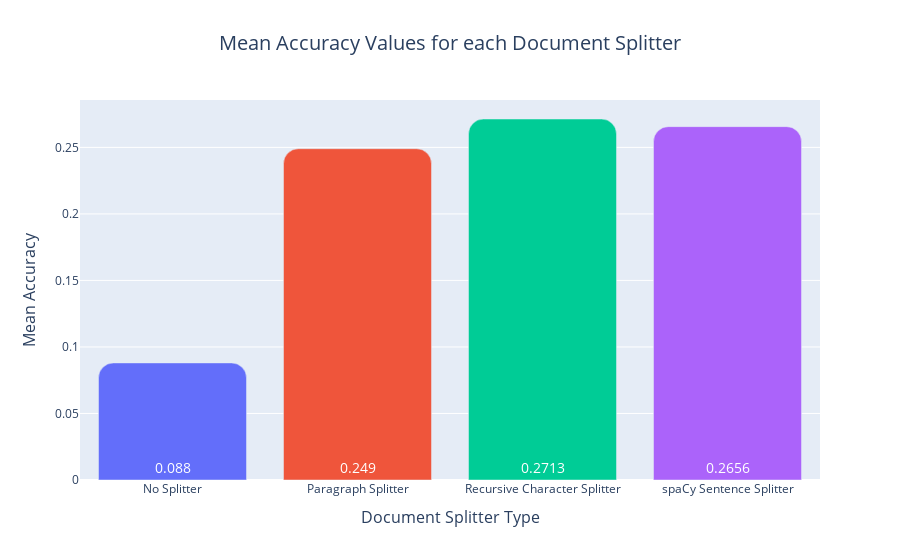

Write notebook code for a chart like this one.
### Code cell
world_med_qa_v_plot_helpers.display_bar_chart_on_best_mean_accuracy_results(
    mean_accuracy_values=mean_accuracy_values,
    title="Mean Accuracy Values for each Document Splitter"
)

### Figure 1 — Plotly figure (JSON) as saved in the notebook; plotly's stock layout.template omitted (floating-point values rounded to 4 significant figures)
{"data": [{"alignmentgroup": "True", "hovertemplate": "<b>Splitter:</b> %{x}<br><b>Accuracy:</b> %{y:.2%}<extra></extra>", "insidetextanchor": "start", "legendgroup": "No Splitter", "marker": {"color": "#636efa", "pattern": {"shape": ""}}, "name": "No Splitter", "offsetgroup": "No Splitter", "orientation": "v", "showlegend": true, "text": [0.088], "textfont": {"color": "white", "size": 14}, "textposition": "inside", "type": "bar", "x": ["No Splitter"], "xaxis": "x", "y": [0.088], "yaxis": "y"}, {"alignmentgroup": "True", "hovertemplate": "<b>Splitter:</b> %{x}<br><b>Accuracy:</b> %{y:.2%}<extra></extra>", "insidetextanchor": "start", "legendgroup": "Paragraph Splitter", "marker": {"color": "#EF553B", "pattern": {"shape": ""}}, "name": "Paragraph Splitter", "offsetgroup": "Paragraph Splitter", "orientation": "v", "showlegend": true, "text": [0.249], "textfont": {"color": "white", "size": 14}, "textposition": "inside", "type": "bar", "x": ["Paragraph Splitter"], "xaxis": "x", "y": [0.249], "yaxis": "y"}, {"alignmentgroup": "True", "hovertemplate": "<b>Splitter:</b> %{x}<br><b>Accuracy:</b> %{y:.2%}<extra></extra>", "insidetextanchor": "start", "legendgroup": "Recursive Character Splitter", "marker": {"color": "#00cc96", "pattern": {"shape": ""}}, "name": "Recursive Character Splitter", "offsetgroup": "Recursive Character Splitter", "orientation": "v", "showlegend": true, "text": [0.2713], "textfont": {"color": "white", "size": 14}, "textposition": "inside", "type": "bar", "x": ["Recursive Character Splitter"], "xaxis": "x", "y": [0.2713], "yaxis": "y"}, {"alignmentgroup": "True", "hovertemplate": "<b>Splitter:</b> %{x}<br><b>Accuracy:</b> %{y:.2%}<extra></extra>", "insidetextanchor": "start", "legendgroup": "spaCy Sentence Splitter", "marker": {"color": "#ab63fa", "pattern": {"shape": ""}}, "name": "spaCy Sentence Splitter", "offsetgroup": "spaCy Sentence Splitter", "orientation": "v", "showlegend": true, "text": [0.2656], "textfont": {"color": "white", "size": 14}, "textposition": "inside", "type": "bar", "x": ["spaCy Sentence Splitter"], "xaxis": "x", "y": [0.2656], "yaxis": "y"}], "layout": {"barcornerradius": 15, "bargap": 0.2, "barmode": "relative", "legend": {"title": {"text": "Splitter"}, "tracegroupgap": 0}, "margin": {"t": 100}, "showlegend": false, "title": {"font": {"size": 20}, "text": "Mean Accuracy Values for each Document Splitter", "x": 0.5}, "xaxis": {"anchor": "y", "categoryarray": ["No Splitter", "Paragraph Splitter", "Recursive Character Splitter", "spaCy Sentence Splitter"], "categoryorder": "array", "domain": [0, 1], "tickfont": {"size": 12}, "title": {"font": {"size": 16}, "text": "Document Splitter Type"}}, "yaxis": {"anchor": "x", "domain": [0, 1], "tickfont": {"size": 12}, "title": {"font": {"size": 16}, "text": "Mean Accuracy"}}}}
